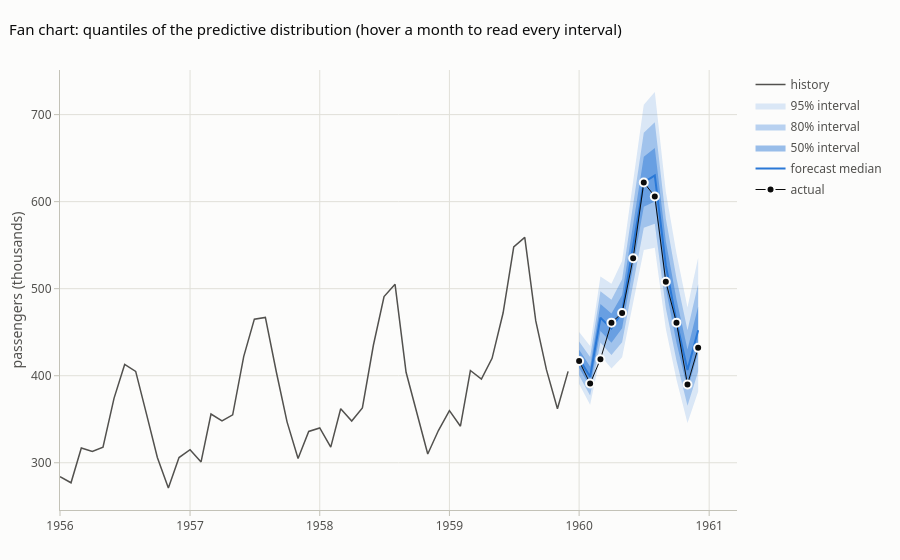
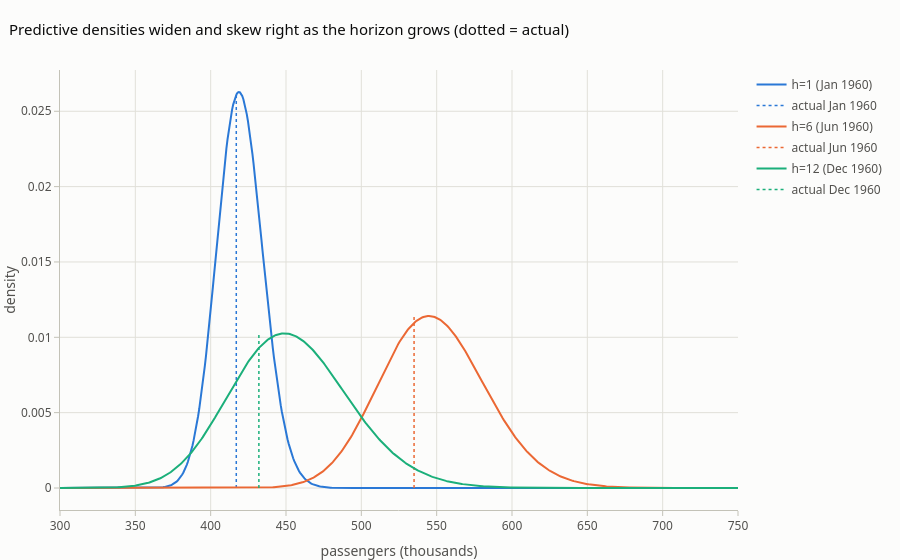

Notebook cell for these charts, in order:
### Markdown cell above
Notice: **mean > median** (log-normal skew), and $\sigma_h$ **increases with horizon**.

## 2. Visualise the densities: the forecast is a whole distribution per month

### Code cell
taus = [0.025, 0.1, 0.25, 0.5, 0.75, 0.9, 0.975]
fig = pf.add_fan(go.Figure(), test.index, {t: dist.ppf(t) for t in taus}, history=train, actual=test.values, fmt=",.0f")
fig.update_layout(title="Fan chart: quantiles of the predictive distribution (hover a month to read every interval)",
                  yaxis_title="passengers (thousands)")
fig.show()

grid = np.linspace(300, 750, 600)
fig = go.Figure()
for k, h in enumerate([1, 6, 12]):
    d = stats.lognorm(s=sd[h - 1], scale=np.exp(mu[h - 1]))
    lab = f"h={h} ({test.index[h-1]:%b %Y})"
    fig.add_trace(go.Scatter(x=grid, y=d.pdf(grid), name=lab, line=dict(color=pf.SERIES[k], width=2),
                             hovertemplate=lab + ": density %{y:.4f} at %{x:.0f}<extra></extra>"))
    pf.add_vline(fig, test.iloc[h - 1], 0, d.pdf(grid).max(), f"actual {test.index[h-1]:%b %Y}", color=pf.SERIES[k], dash="dot")
fig.update_layout(title="Predictive densities widen and skew right as the horizon grows (dotted = actual)",
                  xaxis_title="passengers (thousands)", yaxis_title="density")
fig.show()

### Figure 1 — Plotly figure (JSON) as saved in the notebook; plotly's stock layout.template omitted (floating-point values rounded to 4 significant figures)
{"data": [{"hovertemplate": "history: %{y:,.0f}<extra></extra>", "legendgroup": "history", "line": {"color": "#52514e", "width": 1.5}, "mode": "lines", "name": "history", "showlegend": true, "type": "scatter", "x": ["1956-01-01T00:00:00.000000", "1956-02-01T00:00:00.000000", "1956-03-01T00:00:00.000000", "1956-04-01T00:00:00.000000", "1956-05-01T00:00:00.000000", "1956-06-01T00:00:00.000000", "1956-07-01T00:00:00.000000", "1956-08-01T00:00:00.000000", "1956-09-01T00:00:00.000000", "1956-10-01T00:00:00.000000", "1956-11-01T00:00:00.000000", "1956-12-01T00:00:00.000000", "1957-01-01T00:00:00.000000", "1957-02-01T00:00:00.000000", "1957-03-01T00:00:00.000000", "1957-04-01T00:00:00.000000", "1957-05-01T00:00:00.000000", "1957-06-01T00:00:00.000000", "1957-07-01T00:00:00.000000", "1957-08-01T00:00:00.000000", "1957-09-01T00:00:00.000000", "1957-10-01T00:00:00.000000", "1957-11-01T00:00:00.000000", "1957-12-01T00:00:00.000000", "1958-01-01T00:00:00.000000", "1958-02-01T00:00:00.000000", "1958-03-01T00:00:00.000000", "1958-04-01T00:00:00.000000", "1958-05-01T00:00:00.000000", "1958-06-01T00:00:00.000000", "1958-07-01T00:00:00.000000", "1958-08-01T00:00:00.000000", "1958-09-01T00:00:00.000000", "1958-10-01T00:00:00.000000", "1958-11-01T00:00:00.000000", "1958-12-01T00:00:00.000000", "1959-01-01T00:00:00.000000", "1959-02-01T00:00:00.000000", "1959-03-01T00:00:00.000000", "1959-04-01T00:00:00.000000", "1959-05-01T00:00:00.000000", "1959-06-01T00:00:00.000000", "1959-07-01T00:00:00.000000", "1959-08-01T00:00:00.000000", "1959-09-01T00:00:00.000000", "1959-10-01T00:00:00.000000", "1959-11-01T00:00:00.000000", "1959-12-01T00:00:00.000000"], "y": [284.0, 277.0, 317.0, 313.0, 318.0, 374.0, 413.0, 405.0, 355.0, 306.0, 271.0, 306.0, 315.0, 301.0, 356.0, 348.0, 355.0, 422.0, 465.0, 467.0, 404.0, 347.0, 305.0, 336.0, 340.0, 318.0, 362.0, 348.0, 363.0, 435.0, 491.0, 505.0, 404.0, 359.0, 310.0, 337.0, 360.0, 342.0, 406.0, 396.0, 420.0, 472.0, 548.0, 559.0, 463.0, 407.0, 362.0, 405.0]}, {"fill": "toself", "fillcolor": "rgba(42,120,214,0.16)", "hoverinfo": "skip", "legendgroup": "forecast95", "line": {"width": 0}, "mode": "lines", "name": "95% interval", "showlegend": true, "type": "scatter", "x": ["1960-01-01T00:00:00", "1960-02-01T00:00:00", "1960-03-01T00:00:00", "1960-04-01T00:00:00", "1960-05-01T00:00:00", "1960-06-01T00:00:00", "1960-07-01T00:00:00", "1960-08-01T00:00:00", "1960-09-01T00:00:00", "1960-10-01T00:00:00", "1960-11-01T00:00:00", "1960-12-01T00:00:00", "1960-12-01T00:00:00", "1960-11-01T00:00:00", "1960-10-01T00:00:00", "1960-09-01T00:00:00", "1960-08-01T00:00:00", "1960-07-01T00:00:00", "1960-06-01T00:00:00", "1960-05-01T00:00:00", "1960-04-01T00:00:00", "1960-03-01T00:00:00", "1960-02-01T00:00:00", "1960-01-01T00:00:00"], "y": [450.2, 434.2, 513.9, 505.8, 531.8, 620.3, 711.3, 726.0, 611.3, 540.3, 478.5, 535.6, 381.9, 345.6, 395.5, 453.9, 547.0, 544.3, 482.6, 421.2, 408.3, 423.6, 366.5, 390.6]}, {"fill": "toself", "fillcolor": "rgba(42,120,214,0.32)", "hoverinfo": "skip", "legendgroup": "forecast80", "line": {"width": 0}, "mode": "lines", "name": "80% interval", "showlegend": true, "type": "scatter", "x": ["1960-01-01T00:00:00", "1960-02-01T00:00:00", "1960-03-01T00:00:00", "1960-04-01T00:00:00", "1960-05-01T00:00:00", "1960-06-01T00:00:00", "1960-07-01T00:00:00", "1960-08-01T00:00:00", "1960-09-01T00:00:00", "1960-10-01T00:00:00", "1960-11-01T00:00:00", "1960-12-01T00:00:00", "1960-12-01T00:00:00", "1960-11-01T00:00:00", "1960-10-01T00:00:00", "1960-09-01T00:00:00", "1960-08-01T00:00:00", "1960-07-01T00:00:00", "1960-06-01T00:00:00", "1960-05-01T00:00:00", "1960-04-01T00:00:00", "1960-03-01T00:00:00", "1960-02-01T00:00:00", "1960-01-01T00:00:00"], "y": [439.3, 421.7, 497.0, 487.4, 510.8, 593.9, 679.1, 691.3, 580.6, 511.9, 452.3, 505.2, 405.0, 365.6, 417.5, 477.9, 574.5, 570.1, 504.0, 438.5, 423.7, 438.0, 377.4, 400.3]}, {"fill": "toself", "fillcolor": "rgba(42,120,214,0.48)", "hoverinfo": "skip", "legendgroup": "forecast50", "line": {"width": 0}, "mode": "lines", "name": "50% interval", "showlegend": true, "type": "scatter", "x": ["1960-01-01T00:00:00", "1960-02-01T00:00:00", "1960-03-01T00:00:00", "1960-04-01T00:00:00", "1960-05-01T00:00:00", "1960-06-01T00:00:00", "1960-07-01T00:00:00", "1960-08-01T00:00:00", "1960-09-01T00:00:00", "1960-10-01T00:00:00", "1960-11-01T00:00:00", "1960-12-01T00:00:00", "1960-12-01T00:00:00", "1960-11-01T00:00:00", "1960-10-01T00:00:00", "1960-09-01T00:00:00", "1960-08-01T00:00:00", "1960-07-01T00:00:00", "1960-06-01T00:00:00", "1960-05-01T00:00:00", "1960-04-01T00:00:00", "1960-03-01T00:00:00", "1960-02-01T00:00:00", "1960-01-01T00:00:00"], "y": [429.7, 410.7, 482.3, 471.5, 492.7, 571.3, 651.5, 661.6, 554.4, 487.8, 430.0, 479.4, 426.7, 384.5, 438.1, 500.4, 600.2, 594.2, 524.0, 454.6, 438.0, 451.3, 387.5, 409.2]}, {"customdata": [[409.2, 429.7, 400.3, 439.3, 390.6, 450.2], [387.5, 410.7, 377.4, 421.7, 366.5, 434.2], [451.3, 482.3, 438.0, 497.0, 423.6, 513.9], [438.0, 471.5, 423.7, 487.4, 408.3, 505.8], [454.6, 492.7, 438.5, 510.8, 421.2, 531.8], [524.0, 571.3, 504.0, 593.9, 482.6, 620.3], [594.2, 651.5, 570.1, 679.1, 544.3, 711.3], [600.2, 661.6, 574.5, 691.3, 547.0, 726.0], [500.4, 554.4, 477.9, 580.6, 453.9, 611.3], [438.1, 487.8, 417.5, 511.9, 395.5, 540.3], [384.5, 430.0, 365.6, 452.3, 345.6, 478.5], [426.7, 479.4, 405.0, 505.2, 381.9, 535.6]], "hovertemplate": "forecast median: %{y:,.0f}<br>50%: %{customdata[0]:,.0f} – %{customdata[1]:,.0f}<br>80%: %{customdata[2]:,.0f} – %{customdata[3]:,.0f}<br>95%: %{customdata[4]:,.0f} – %{customdata[5]:,.0f}<extra></extra>", "legendgroup": "forecastmed", "line": {"color": "#2a78d6", "width": 2}, "mode": "lines", "name": "forecast median", "showlegend": true, "type": "scatter", "x": ["1960-01-01T00:00:00", "1960-02-01T00:00:00", "1960-03-01T00:00:00", "1960-04-01T00:00:00", "1960-05-01T00:00:00", "1960-06-01T00:00:00", "1960-07-01T00:00:00", "1960-08-01T00:00:00", "1960-09-01T00:00:00", "1960-10-01T00:00:00", "1960-11-01T00:00:00", "1960-12-01T00:00:00"], "y": [419.3, 398.9, 466.6, 454.4, 473.3, 547.1, 622.2, 630.2, 526.8, 462.3, 406.6, 452.3]}, {"hovertemplate": "actual: %{y:,.0f}<extra></extra>", "legendgroup": "actual", "line": {"color": "#0b0b0b", "width": 1}, "marker": {"color": "#0b0b0b", "line": {"color": "#fcfcfb", "width": 2}, "size": 8}, "mode": "markers+lines", "name": "actual", "showlegend": true, "type": "scatter", "x": ["1960-01-01T00:00:00", "1960-02-01T00:00:00", "1960-03-01T00:00:00", "1960-04-01T00:00:00", "1960-05-01T00:00:00", "1960-06-01T00:00:00", "1960-07-01T00:00:00", "1960-08-01T00:00:00", "1960-09-01T00:00:00", "1960-10-01T00:00:00", "1960-11-01T00:00:00", "1960-12-01T00:00:00"], "y": [417.0, 391.0, 419.0, 461.0, 472.0, 535.0, 622.0, 606.0, 508.0, 461.0, 390.0, 432.0]}], "layout": {"hovermode": "x unified", "title": {"text": "Fan chart: quantiles of the predictive distribution (hover a month to read every interval)"}, "yaxis": {"title": {"text": "passengers (thousands)"}}}}

### Figure 2 — Plotly figure (JSON) as saved in the notebook; plotly's stock layout.template omitted (floating-point values rounded to 4 significant figures; data arrays with more than 128 entries replaced by an {"elided": "..."} marker saying what was removed)
{"data": [{"hovertemplate": "h=1 (Jan 1960): density %{y:.4f} at %{x:.0f}<extra></extra>", "line": {"color": "#2a78d6", "width": 2}, "name": "h=1 (Jan 1960)", "type": "scatter", "x": {"elided": "600 float values"}, "y": {"elided": "600 float values"}}, {"hovertemplate": "actual Jan 1960<extra></extra>", "legendgroup": "actual Jan 1960", "line": {"color": "#2a78d6", "dash": "dot", "width": 1.5}, "mode": "lines", "name": "actual Jan 1960", "showlegend": true, "type": "scatter", "x": [417.0, 417.0], "y": [0, 0.02628]}, {"hovertemplate": "h=6 (Jun 1960): density %{y:.4f} at %{x:.0f}<extra></extra>", "line": {"color": "#eb6834", "width": 2}, "name": "h=6 (Jun 1960)", "type": "scatter", "x": {"elided": "600 float values"}, "y": {"elided": "600 float values"}}, {"hovertemplate": "actual Jun 1960<extra></extra>", "legendgroup": "actual Jun 1960", "line": {"color": "#eb6834", "dash": "dot", "width": 1.5}, "mode": "lines", "name": "actual Jun 1960", "showlegend": true, "type": "scatter", "x": [535.0, 535.0], "y": [0, 0.01141]}, {"hovertemplate": "h=12 (Dec 1960): density %{y:.4f} at %{x:.0f}<extra></extra>", "line": {"color": "#1baf7a", "width": 2}, "name": "h=12 (Dec 1960)", "type": "scatter", "x": {"elided": "600 float values"}, "y": {"elided": "600 float values"}}, {"hovertemplate": "actual Dec 1960<extra></extra>", "legendgroup": "actual Dec 1960", "line": {"color": "#1baf7a", "dash": "dot", "width": 1.5}, "mode": "lines", "name": "actual Dec 1960", "showlegend": true, "type": "scatter", "x": [432.0, 432.0], "y": [0, 0.01026]}], "layout": {"title": {"text": "Predictive densities widen and skew right as the horizon grows (dotted = actual)"}, "xaxis": {"title": {"text": "passengers (thousands)"}}, "yaxis": {"title": {"text": "density"}}}}
